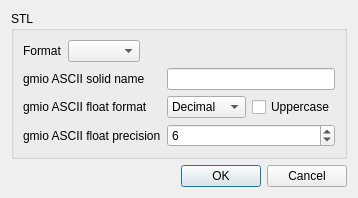
<?xml version="1.0" encoding="UTF-8"?>
<ui version="4.0">
 <class>Mayo::DialogExportOptions</class>
 <widget class="QDialog" name="Mayo::DialogExportOptions">
  <property name="geometry">
   <rect>
    <x>0</x>
    <y>0</y>
    <width>317</width>
    <height>186</height>
   </rect>
  </property>
  <property name="windowTitle">
   <string>Export Options</string>
  </property>
  <layout class="QVBoxLayout" name="verticalLayout">
   <item>
    <widget class="QGroupBox" name="groupBox_Stl">
     <property name="title">
      <string>STL</string>
     </property>
     <layout class="QGridLayout" name="gridLayout_2">
      <item row="0" column="0">
       <widget class="QLabel" name="label_StlFormat">
        <property name="text">
         <string>Format</string>
        </property>
       </widget>
      </item>
      <item row="0" column="1">
       <widget class="QComboBox" name="comboBox_StlFormat"/>
      </item>
      <item row="0" column="2">
       <spacer name="horizontalSpacer">
        <property name="orientation">
         <enum>Qt::Horizontal</enum>
        </property>
        <property name="sizeHint" stdset="0">
         <size>
          <width>183</width>
          <height>20</height>
         </size>
        </property>
       </spacer>
      </item>
      <item row="1" column="0" colspan="3">
       <widget class="QWidget" name="widget_StlGmio" native="true">
        <layout class="QGridLayout" name="gridLayout">
         <property name="leftMargin">
          <number>0</number>
         </property>
         <property name="topMargin">
          <number>0</number>
         </property>
         <property name="rightMargin">
          <number>0</number>
         </property>
         <property name="bottomMargin">
          <number>0</number>
         </property>
         <item row="0" column="0">
          <widget class="QLabel" name="label_StlGmioAsciiSolidName">
           <property name="text">
            <string>gmio ASCII solid name</string>
           </property>
          </widget>
         </item>
         <item row="0" column="1">
          <widget class="QLineEdit" name="lineEdit_StlGmioAsciiSolidName"/>
         </item>
         <item row="1" column="0">
          <widget class="QLabel" name="label_StlGmioAsciiFloatFormat">
           <property name="text">
            <string>gmio ASCII float format</string>
           </property>
          </widget>
         </item>
         <item row="1" column="1">
          <layout class="QHBoxLayout" name="horizontalLayout">
           <item>
            <widget class="QComboBox" name="comboBox_StlGmioAsciiFloatFormat">
             <item>
              <property name="text">
               <string>Decimal</string>
              </property>
             </item>
             <item>
              <property name="text">
               <string>Scientific</string>
              </property>
             </item>
             <item>
              <property name="text">
               <string>Shortest</string>
              </property>
             </item>
            </widget>
           </item>
           <item>
            <widget class="QCheckBox" name="checkBox_StlGmioAsciiFloatFormatUppercase">
             <property name="text">
              <string>Uppercase</string>
             </property>
            </widget>
           </item>
          </layout>
         </item>
         <item row="2" column="0">
          <widget class="QLabel" name="label_StlGmioAsciiFloatPrecision">
           <property name="text">
            <string>gmio ASCII float precision</string>
           </property>
          </widget>
         </item>
         <item row="2" column="1">
          <widget class="QSpinBox" name="spinBox_StlGmioAsciiFloatPrecision">
           <property name="minimum">
            <number>1</number>
           </property>
           <property name="maximum">
            <number>9</number>
           </property>
           <property name="value">
            <number>6</number>
           </property>
          </widget>
         </item>
        </layout>
       </widget>
      </item>
     </layout>
    </widget>
   </item>
   <item>
    <widget class="QDialogButtonBox" name="buttonBox">
     <property name="orientation">
      <enum>Qt::Horizontal</enum>
     </property>
     <property name="standardButtons">
      <set>QDialogButtonBox::Cancel|QDialogButtonBox::Ok</set>
     </property>
    </widget>
   </item>
   <item>
    <spacer name="verticalSpacer">
     <property name="orientation">
      <enum>Qt::Vertical</enum>
     </property>
     <property name="sizeHint" stdset="0">
      <size>
       <width>20</width>
       <height>5</height>
      </size>
     </property>
    </spacer>
   </item>
  </layout>
 </widget>
 <resources/>
 <connections>
  <connection>
   <sender>buttonBox</sender>
   <signal>accepted()</signal>
   <receiver>Mayo::DialogExportOptions</receiver>
   <slot>accept()</slot>
   <hints>
    <hint type="sourcelabel">
     <x>248</x>
     <y>254</y>
    </hint>
    <hint type="destinationlabel">
     <x>157</x>
     <y>274</y>
    </hint>
   </hints>
  </connection>
  <connection>
   <sender>buttonBox</sender>
   <signal>rejected()</signal>
   <receiver>Mayo::DialogExportOptions</receiver>
   <slot>reject()</slot>
   <hints>
    <hint type="sourcelabel">
     <x>316</x>
     <y>260</y>
    </hint>
    <hint type="destinationlabel">
     <x>286</x>
     <y>274</y>
    </hint>
   </hints>
  </connection>
 </connections>
</ui>
